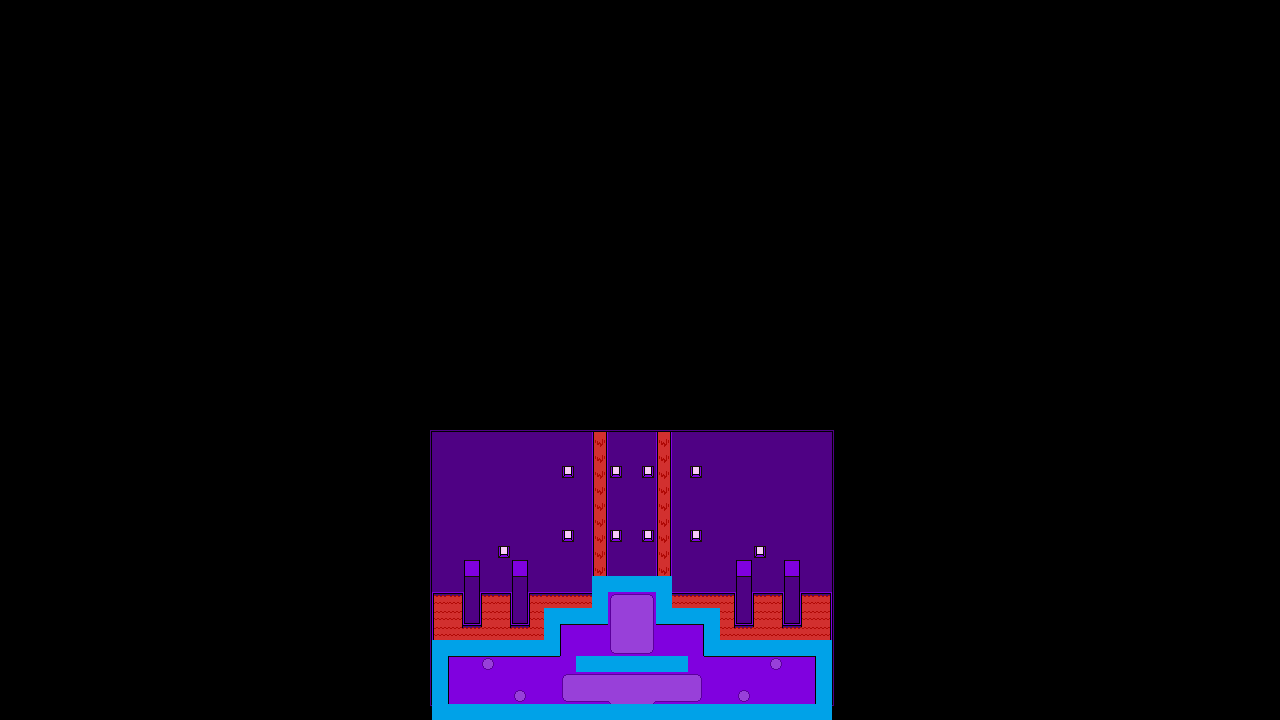

Below is a game level as drawn by its tile map, then a one-line description and the .tmx that defines it (tile-layer data replaced by summaries):
An orthogonal 80x45 tile map with 16x16 px tiles, 7 tile layers (negro, Carne, Suelo, Suelo2, ...), 2 tilesets and 3 objects (dedan, batterSpwn, save).

<map version="1.10" tiledversion="1.10.1" orientation="orthogonal" renderorder="left-up" width="80" height="45" tilewidth="16" tileheight="16" infinite="0" nextlayerid="11" nextobjectid="4">
 <tileset firstgid="1" source="Tilesets Caves.tsx" />
 <tileset firstgid="723" source="tiles.tsx" />
 <layer id="2" name="negro" width="80" height="45">
  <properties>
   <property name="nocollide" value="true" />
   <property name="tilesheet" value="Tilesets Caves" />
  </properties>
  <data>[3600 cells, 3600 non-empty, 1 distinct tile ids]</data>
 </layer>
 <layer id="3" name="Carne" width="80" height="45">
  <properties>
   <property name="nocollide" value="true" />
   <property name="tilesheet" value="Tilesets Caves" />
  </properties>
  <data>[3600 cells, 92 non-empty, 1 distinct tile ids]</data>
 </layer>
 <layer id="4" name="Suelo" width="80" height="45">
  <properties>
   <property name="nocollide" value="true" />
   <property name="tilesheet" value="Tilesets Caves" />
  </properties>
  <data>[3600 cells, 354 non-empty, 17 distinct tile ids]</data>
 </layer>
 <layer id="5" name="Suelo2" width="80" height="45">
  <properties>
   <property name="nocollide" value="true" />
   <property name="tilesheet" value="Tilesets Caves" />
  </properties>
  <data>[3600 cells, 78 non-empty, 17 distinct tile ids]</data>
 </layer>
 <layer id="6" name="Objetos" width="80" height="45">
  <properties>
   <property name="nocollide" value="true" />
   <property name="tilesheet" value="Tilesets Caves" />
  </properties>
  <data>[3600 cells, 27 non-empty, 10 distinct tile ids]</data>
 </layer>
 <layer id="7" name="Paredes" width="80" height="45">
  <properties>
   <property name="nocollide" value="true" />
   <property name="tilesheet" value="Tilesets Caves" />
  </properties>
  <data>[3600 cells, 101 non-empty, 14 distinct tile ids]</data>
 </layer>
 <layer id="8" name="collisions" width="80" height="45">
  <properties>
   <property name="invisible" value="true" />
   <property name="tilesheet" value="tiles" />
  </properties>
  <data>[3600 cells, 71 non-empty, 1 distinct tile ids]</data>
 </layer>
 <objectgroup id="9" name="objects">
  <object id="1" name="dedan" x="620" y="612" width="24" height="33" />
  <object id="2" name="batterSpwn" type="batterSpwn" x="624" y="688" width="16" height="16" />
  <object id="3" name="save" x="480" y="672" width="16" height="16" />
 </objectgroup>
</map>
